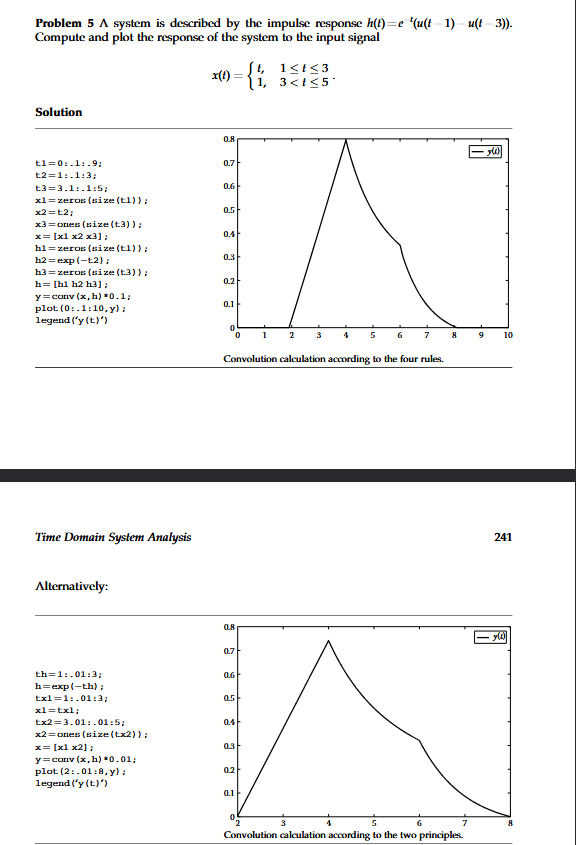
#> input picture python-notebooks/4. Time Domain System Analysis/01-Solved-Problems/4_12_5/Screenshot 2026-01-02 192615.png, 576 x 845 px
$ jupyter execute 4_12_5.ipynb   (shell and % lines are left out)
#> lines starting #> are read from the running program, lines starting #| are printed output that depends on the picture
# Problem 5 – Convolution Response of an LTI System

## 1. Metadata

- **Assignment:** Coding Homework 2
- **Course:** Signals and Systems
- **Instructor:** Dr. Siavash Rajabi
- **Student Name:** Fateme Damavandi
- **Student Number:** 404990233
- **Reference:** Signals and Systems – Time Domain Analysis
- **Problem Number:** Problem 4.12.5

## 2. Question Image

[cell 1]
from PIL import Image
import matplotlib.pyplot as plt

# بارگذاری عکس
img = Image.open("Screenshot 2026-01-02 192615.png")
#> img is the input picture: PIL image 576x845 RGBA; mean R, G, B, A 244.7, 244.7, 244.8, 255

# نمایش عکس با شکل بزرگ
plt.figure(figsize=(20, 15))  # اندازه شکل بزرگتر
plt.imshow(img)
plt.axis('off')  # حذف محور
plt.show()

## 3. Problem Assumptions & Method

- The system is **Linear and Time-Invariant (LTI)**
- Output is computed using **continuous-time convolution**
- Numerical approximation with **small time step** is used
- Signals are defined exactly according to the **problem statement**

در این مسئله فرض شده است که سیستم مورد بررسی **خطی و تغییرناپذیر با زمان** می‌باشد
به دلیل این ویژگی، خروجی سیستم از طریق عملیات **کانولوشن پیوسته** بین سیگنال ورودی و پاسخ ضربه‌ی سیستم محاسبه می‌شود

از آن‌جا که محاسبه‌ی دقیق **انتگرال کانولوشن** در عمل پیچیده و زمان‌بر است، برای محاسبه‌ی خروجی از روش **تقریب عددی با گام زمانی کوچک** استفاده شده است
در این روش، انتگرال کانولوشن به صورت یک `جمع گسسته با فاصله‌های زمانی بسیار کوچک` تقریب زده می‌شود
هرچه این فاصله کوچک‌تر انتخاب شود، دقت محاسبه بالاتر خواهد بود

همچنین تمامی سیگنال‌ها **دقیقاً مطابق با تعاریف ارائه‌شده در صورت مسئله** در نظر گرفته شده‌اند و هیچ‌گونه **ساده‌سازی یا تغییر** در شکل آن‌ها صورت نگرفته است

[cell 2]
# Required libraries
import numpy as np
import matplotlib.pyplot as plt
# گام زمانی
dt = 0.01
## ساخت بردار زمان
t = np.arange(0, 10, dt)
# تابع پله
def u(t):
    return np.where(t >= 0, 1.0, 0.0)  # float output for precision

[cell 3]
"""

 ابتدا یک آرایه درست می‌کنیم که همه مقادیر آن صفر است. این آرایه محل ذخیره سیگنال است.
 چرا؟ چون می‌خواهیم مقدار سیگنال را برای هر لحظه از زمان نگه داریم.
 بدون آرایه، نمی‌توانیم سیگنال را ذخیره یا بعداً پردازش کنیم.

 در بازه زمانی بین یک تا سه، مقدار سیگنال برابر با مقدار زمان قرار می‌گیرد تا به صورت خطی افزایش یابد.
 چرا؟ این کار شکل سیگنال را تعیین می‌کند؛ یعنی در این بازه سیگنال **به تدریج افزایش پیدا می‌کند**.

 در بازه زمانی بین سه تا پنج، مقدار سیگنال ثابت و برابر یک می‌شود.
 چرا؟ بعضی سیگنال‌ها در برخی بازه‌ها تغییر نمی‌کنند و ثابت هستند. این روش ساده و سریع است.

 در باقی زمان‌ها مقدار سیگنال صفر باقی می‌ماند.
 چرا؟ چون قبل از هر چیز، آرایه صفر ساخته شد و مقادیر خارج از بازه‌های مشخص نباید تغییر کنند.

 برای انتخاب بازه‌های زمانی و قرار دادن مقدارها از شرط‌های بولی و آرایه‌ها استفاده شده است.
 چرا؟ استفاده از آرایه‌ها و شرط‌های بولی **سریع، دقیق و ساده** است و نیاز به حلقه‌های طولانی ندارد.
 این روش استانداردی است برای شبیه‌سازی سیگنال‌ها در پردازش دیجیتال و رسم نمودار.
"""


# Input signal x(t)
x = np.zeros_like(t) ## یک آرایه به اندازه بردار زمان
x[(t >= 1) & (t <= 3)] = t[(t >= 1) & (t <= 3)]
x[(t > 3) & (t <= 5)] = 1

[cell 4]
# Plot input signal x(t)
# ایجاد یک پنجره جدید برای نمودار و تعیین اندازه آن (عرض=6، ارتفاع=4 اینچ)
plt.figure(figsize=(6,4))
# رسم نمودار: محور افقی t و محور عمودی x(t)
plt.plot(t, x)
# افزودن برچسب به محور x
plt.xlabel("t")
# افزودن برچسب به محور y
plt.ylabel("x(t)")
# افزودن عنوان به نمودار
plt.title("Input Signal x(t)")
plt.grid(True)
plt.show()
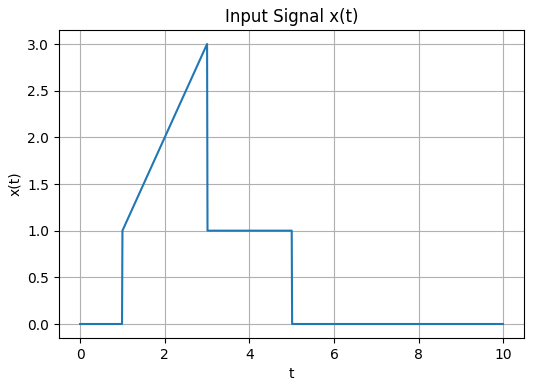
#> figure drawn by matplotlib, 1 panel; curve peaks at x = 3, y = 3

[cell 5]
# Impulse response h(t)
#پاسخ ضربه
h = np.exp(-t) * (u(t-1) - u(t-3))

[cell 6]
# Plot impulse response h(t)
plt.figure(figsize=(6,4))
plt.plot(t, h)
plt.xlabel("t")
plt.ylabel("h(t)")
plt.title("Impulse Response h(t)")
plt.grid(True)
plt.show()
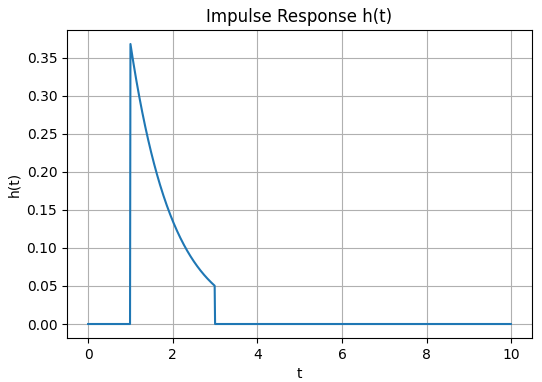
#> figure drawn by matplotlib, 1 panel; curve peaks at x = 1, y = 0.368

[cell 7]
# Perform convolution
# محاسبه‌ی خروجی سیستم با تقریب عددی کانولوشن پیوسته و استفاده از گام زمانی dt
""""
تابع کانولوشن گسسته بین دو آرایه انجام می‌دهد
آرایه اول سیگنال ورودی و آرایه دوم پاسخ ضربه سیستم است

خروجی یک آرایه جدید است که طول آن مجموع طول دو آرایه است
هر عنصر خروجی برابر جمع ضرب عناصر آرایه‌ها با شیفت‌های مختلف می‌باشد
برای نزدیک شدن به کانولوشن پیوسته، خروجی در اندازه گام زمانی ضرب می‌شود
بدون این کار، خروجی فقط جمع عناصر گسسته است و با کانولوشن پیوسته مطابقت ندارد
"""
y = np.convolve(x, h) * dt ## براساس ورودی و پاسخ ضربه
"""
این تابع یک آرایه از اعداد صحیح از صفر تا طول خروجی منهای یک ایجاد می‌کند
این آرایه برای مشخص کردن موقعیت هر نمونه خروجی استفاده می‌شود

سپس هر مقدار آرایه در اندازه گام زمانی ضرب می‌شود تا زمان واقعی متناظر با هر نمونه به دست آید.
به این ترتیب یک بردار زمان ساخته می‌شود که برای رسم یا تحلیل خروجی سیستم قابل استفاده است.

بدون این مرحله، تنها جایگاه نمونه‌ها مشخص است و زمان واقعی هر نمونه معلوم نیست.
"""
t_y = np.arange(0, len(y)) * dt ## ایجاد ایندکس

[cell 8]
# Plot output signal y(t)
plt.figure(figsize=(6,4))
plt.plot(t_y, y)
plt.xlim(0, 10)
plt.xlabel("t")
plt.ylabel("y(t)")
plt.title("System Output y(t) = x(t) * h(t)")
plt.grid(True)
plt.show()
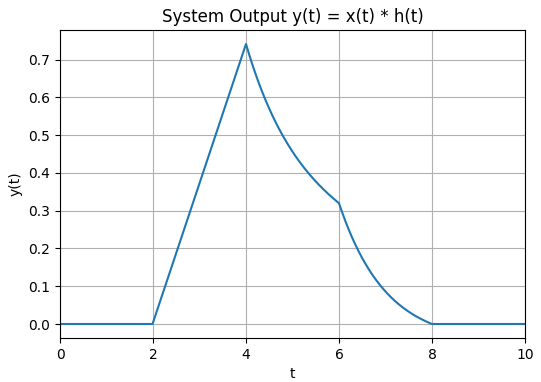
#> figure drawn by matplotlib, 1 panel; curve peaks at x = 4, y = 0.741
